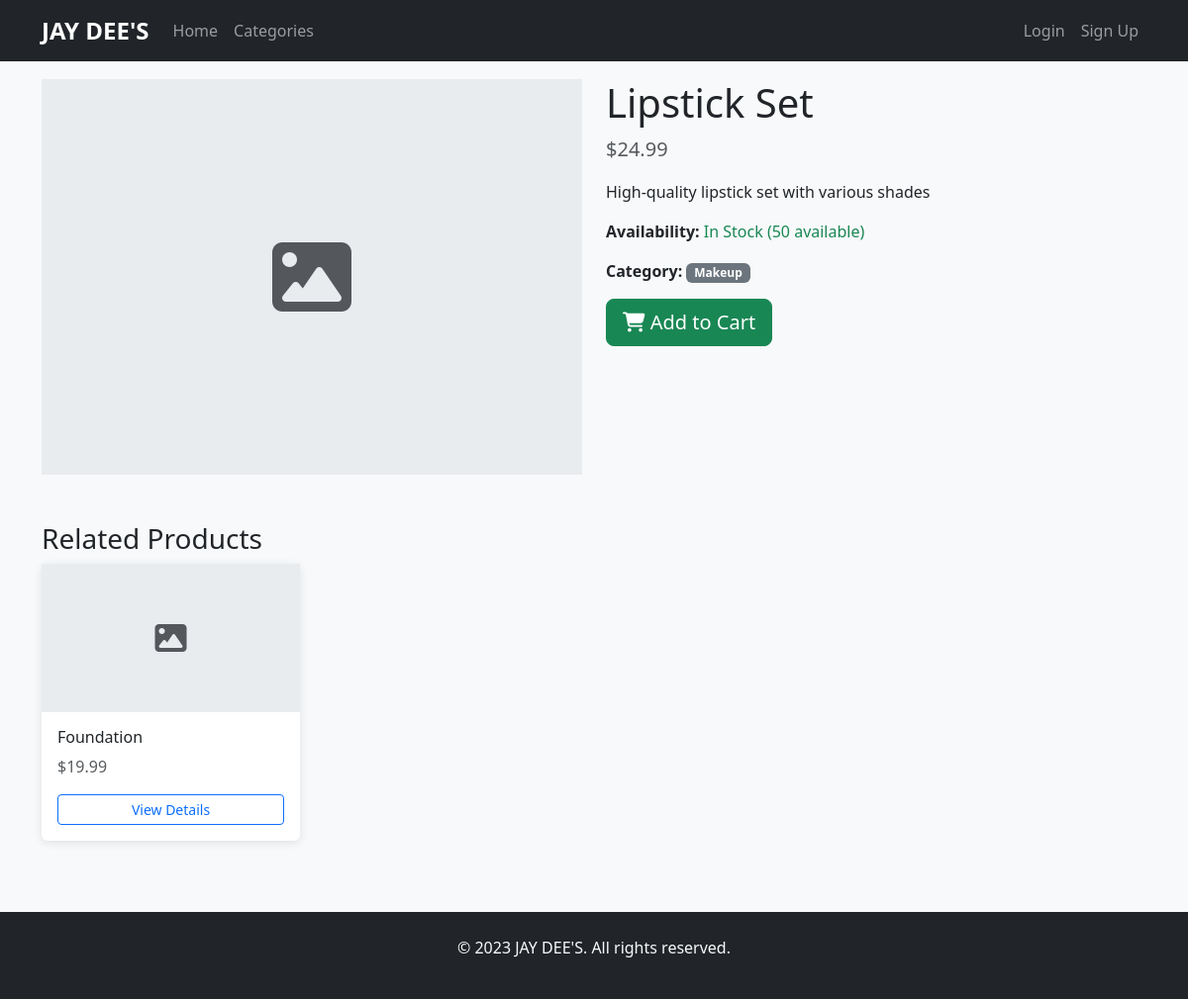
The page /products/product/lipstick-set/ on the database its author committed.
### apps/products/models.py (models this page shows, shortened)
class Product(models.Model):
    CATEGORY_CHOICES = [
        ('makeup', 'Makeup'),
        ('ladies_shoes', 'Ladies Shoes'),
        ('gents_shoes', 'Gents Shoes'),
        ('ladies_dresses', 'Ladies Dresses'),
        ('gents_dresses', 'Gents Dresses'),
        ('accessories', 'Accessories'),
    ]
    name = models.CharField(max_length=200)
    slug = models.SlugField(max_length=200, unique=True)
    description = models.TextField()
    price = models.DecimalField(max_digits=10, decimal_places=2)
    category = models.CharField(max_length=20, choices=CATEGORY_CHOICES)
    image = models.FileField(upload_to='products/', blank=True, null=True)
    stock = models.PositiveIntegerField(default=0)
    available = models.BooleanField(default=True)
    created_at = models.DateTimeField(auto_now_add=True)
    updated_at = models.DateTimeField(auto_now=True)

### apps/products/views.py (the view)
# urls.py: path('product/<slug:slug>/', views.product_detail, name='product_detail'),
def product_detail(request, slug):
    product = get_object_or_404(Product, slug=slug, available=True)
    related_products = Product.objects.filter(category=product.category, available=True).exclude(id=product.id)[:4]
    return render(request, 'products/product_detail.html', {
        'product': product,
        'related_products': related_products
    })

### templates/products/product_detail.html (shortened to what this page needs)
{% extends 'base.html' %}
{% block content %}
<div class="row">
    <div class="col-md-6">
        {% if product.image %}
            <img src="{{ product.image.url }}" class="img-fluid rounded" alt="{{ product.name }}">
        {% else %}
            <div class="no-image-placeholder d-flex align-items-center justify-content-center" style="height: 400px; background-color: #e9ecef;">
                <i class="fas fa-image fa-5x text-muted"></i>
            </div>
        {% endif %}
    </div>
    <div class="col-md-6">
        <h1>{{ product.name }}</h1>
        <p class="lead text-muted">${{ product.price }}</p>
        <p class="card-text">{{ product.description }}</p>
        <div class="mb-3">
            <strong>Availability:</strong>
            {% if product.stock > 0 %}
                <span class="text-success">In Stock ({{ product.stock }} available)</span>
            {% else %}
                <span class="text-danger">Out of Stock</span>
            {% endif %}
        </div>
        <div class="mb-3">
            <strong>Category:</strong>
            <span class="badge bg-secondary">{{ product.get_category_display }}</span>
        </div>
        {% if product.stock > 0 %}
            <button class="btn btn-success btn-lg" onclick="addToCart({{ product.id }})">
                <i class="fas fa-shopping-cart"></i> Add to Cart
            </button>
        {% else %}
            <button class="btn btn-secondary btn-lg" disabled>
                <i class="fas fa-shopping-cart"></i> Out of Stock
            </button>
        {% endif %}
    </div>
</div>
<div class="row mt-5">
    <div class="col-12">
        <h3>Related Products</h3>
    </div>
    <div class="col-12">
        <div class="row">
            {% for related_product in related_products %}
                <div class="col-md-3 col-sm-6 mb-4">
                    <div class="card product-card h-100">
                        {% if related_product.image %}
                            <img src="{{ related_product.image.url }}" class="card-img-top" alt="{{ related_product.name }}" style="height: 150px; object-fit: cover;">
                        {% else %}
                            <div class="no-image-placeholder d-flex align-items-center justify-content-center" style="height: 150px;">
                                <i class="fas fa-image fa-2x text-muted"></i>
                            </div>
                        {% endif %}
                        <div class="card-body d-flex flex-column">
                            <h6 class="card-title">{{ related_product.name|truncatechars:20 }}</h6>
                            <p class="card-text text-muted">${{ related_product.price }}</p>
                            <a href="{% url 'products:product_detail' related_product.slug %}" class="btn btn-outline-primary btn-sm mt-auto">View Details</a>
                        </div>
                    </div>
                </div>
            {% empty %}
                <div class="col-12">
                    <p class="text-center">No related products available.</p>
                </div>
            {% endfor %}
        </div>
    </div>
</div>
{% endblock %}

### static/css/style.css (style rules this page uses)
body { font-family: 'Segoe UI', Tahoma, Geneva, Verdana, sans-serif; background-color: #f8f9fa; padding-top: 56px; }
.product-card { transition: transform 0.3s ease, box-shadow 0.3s ease; border: none; box-shadow: 0 2px 10px rgba(0,0,0,0.1); height: 100%; display: flex; flex-direction: column; }
.no-image-placeholder { height: 150px; background-color: #e9ecef; display: flex; align-items: center; justify-content: center; }
@media (min-width: 992px) { .col-md-3 { flex: 0 0 25%; max-width: 25%; } }

### rows shown on the page
Product: name "Lipstick Set", price "24.99", description "High-quality lipstick set with various shades", stock "50", category "Makeup"
Product: name "Foundation", price "19.99"
